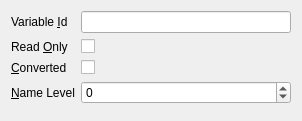
<?xml version="1.0" encoding="UTF-8"?>
<ui version="4.0">
 <class>sf::VariableIdPropertyPage</class>
 <widget class="sf::PropertyPage" name="sf::VariableIdPropertyPage">
  <property name="geometry">
   <rect>
    <x>0</x>
    <y>0</y>
    <width>302</width>
    <height>121</height>
   </rect>
  </property>
  <property name="windowTitle">
   <string>VariableIdPropertyPage</string>
  </property>
  <layout class="QFormLayout" name="formLayout_2">
   <item row="0" column="1">
    <widget class="sf::InformationIdEdit" name="iieId">
     <property name="minimumSize">
      <size>
       <width>100</width>
       <height>0</height>
      </size>
     </property>
     <property name="alignment">
      <set>Qt::AlignRight|Qt::AlignTrailing|Qt::AlignVCenter</set>
     </property>
    </widget>
   </item>
   <item row="1" column="1">
    <widget class="QCheckBox" name="cbReadOnly">
     <property name="text">
      <string/>
     </property>
    </widget>
   </item>
   <item row="0" column="0">
    <widget class="QLabel" name="lblId">
     <property name="statusTip">
      <string>Id of the variable.</string>
     </property>
     <property name="text">
      <string>Variable &amp;Id</string>
     </property>
     <property name="buddy">
      <cstring>iieId</cstring>
     </property>
    </widget>
   </item>
   <item row="1" column="0">
    <widget class="QLabel" name="lblReadOnly">
     <property name="statusTip">
      <string>Control cannot be used to change the value.</string>
     </property>
     <property name="text">
      <string>Read &amp;Only</string>
     </property>
     <property name="buddy">
      <cstring>cbReadOnly</cstring>
     </property>
    </widget>
   </item>
   <item row="2" column="0">
    <widget class="QLabel" name="lblConverted">
     <property name="statusTip">
      <string>Show the converted unit.</string>
     </property>
     <property name="text">
      <string>&amp;Converted</string>
     </property>
     <property name="buddy">
      <cstring>cbReadOnly</cstring>
     </property>
    </widget>
   </item>
   <item row="2" column="1">
    <widget class="QCheckBox" name="cbConverted">
     <property name="text">
      <string/>
     </property>
    </widget>
   </item>
   <item row="3" column="0">
    <widget class="QLabel" name="lblNameLevel">
     <property name="statusTip">
      <string>Show the converted unit.</string>
     </property>
     <property name="text">
      <string>&amp;Name Level</string>
     </property>
     <property name="buddy">
      <cstring>sbNameLevel</cstring>
     </property>
    </widget>
   </item>
   <item row="3" column="1">
    <widget class="QSpinBox" name="sbNameLevel">
     <property name="minimum">
      <number>-10</number>
     </property>
     <property name="maximum">
      <number>10</number>
     </property>
    </widget>
   </item>
  </layout>
 </widget>
 <customwidgets>
  <customwidget>
   <class>sf::InformationIdEdit</class>
   <extends>QLineEdit</extends>
   <header>gii/qt/InformationIdEdit.h</header>
  </customwidget>
  <customwidget>
   <class>sf::PropertyPage</class>
   <extends>QWidget</extends>
   <header>misc/qt/PropertyPage.h</header>
   <container>1</container>
  </customwidget>
 </customwidgets>
 <resources/>
 <connections/>
</ui>
